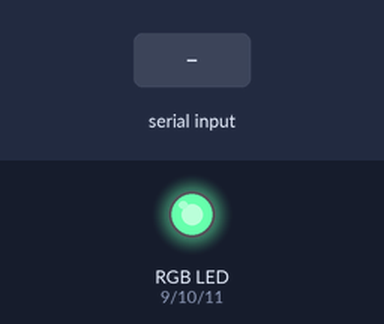
Recording of a sketch running on a simulated Arduino Uno, built with avr-gcc and run on an emulated ATmega328P. Parts: an RGB LED mixed from three pins (HIGH = lit). Inputs (shaded band) come from the test bench. Dim RGB values are drawn brighter than linear; what the sketch prints to the serial monitor is not drawn.

Above: at 9.2 s.
9.3 s: byte 18 (0x12) received over Serial
At 10.5 s:
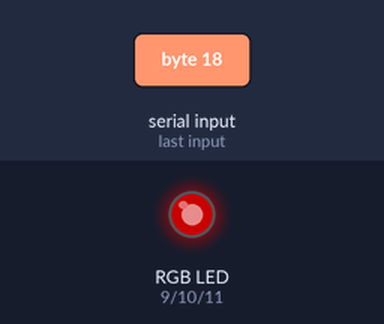
10.8 s: byte 19 (0x13) received over Serial
At 11.8 s:
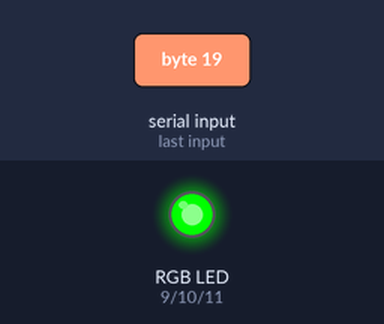
12.3 s: byte 20 (0x14) received over Serial
At 12.9 s:
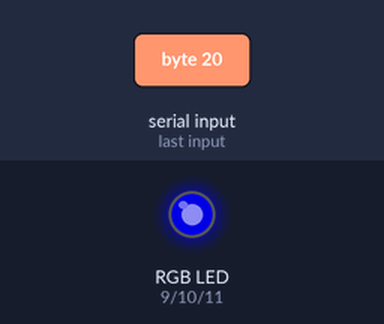
Timing chart, 0 to 15.3 s (numbered marks = the images above; inputs shaded):
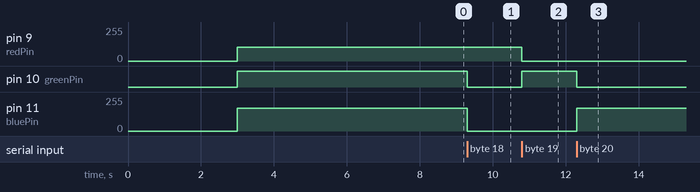

The sketch:

Voice_read.ino
```cpp
int redPin = 9; // R petal on RGB LED module connected to digital pin 11
int greenPin = 10; // G petal on RGB LED module connected to digital pin 9
int bluePin = 11; // B petal on RGB LED module connected to digital pin 10
byte com = 0; //reply from voice recognition

void setup()
{
  Serial.begin(9600);
  pinMode(redPin, OUTPUT); // sets the redPin to be an output
  pinMode(greenPin, OUTPUT); // sets the greenPin to be an output
  pinMode(bluePin, OUTPUT); // sets the bluePin to be an output
  delay(2000);
  Serial.write(0xAA);
  Serial.write(0x37);
  delay(1000);
  Serial.write(0xAA);
  Serial.write(0x21);
  color(255,255,255); // turn RGB LED on -- white
  delay(5000);
}

void loop() // run over and over again
{
  while(Serial.available()){
    com = Serial.read();
    switch(com){
      case 0x11:
        color(255,255,255); // turn RGB LED on -- white
        break;
      case 0x12:
        color(255, 0, 0); // turn the RGB LED red
      break;
      case 0x13:
        color(0,255, 0); // turn the RGB LED green
      break;
      case 0x14:
        color(0, 0, 255); // turn the RGB LED blue
      break;
      case 0x15:
        color(0,0,0); // turn the RGB LED off
      break;
   }
  }
}

void color (unsigned char red, unsigned char green, unsigned char blue) // the color generating function
{
  analogWrite(redPin, red*102/255);
  analogWrite(bluePin, blue*173/255);
  analogWrite(greenPin, green*173/255);
}
```

Measured:
- after the input at 9.3 s, pin 10 (greenPin): HIGH → LOW at once; pin 11 (bluePin): 172/255 → 0/255 at once
- after the input at 10.8 s, pin 9 (redPin): 102/255 → 0/255 at once; pin 10 (greenPin): LOW → HIGH at once
- after the input at 12.3 s, pin 10 (greenPin): HIGH → LOW at once; pin 11 (bluePin): 0/255 → 172/255 at once
